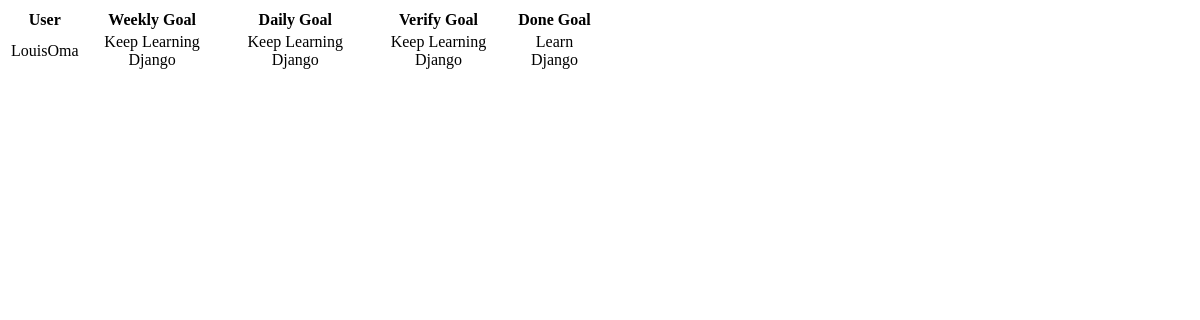
The page /samuelscrumy/home/ on the database as committed earlier.
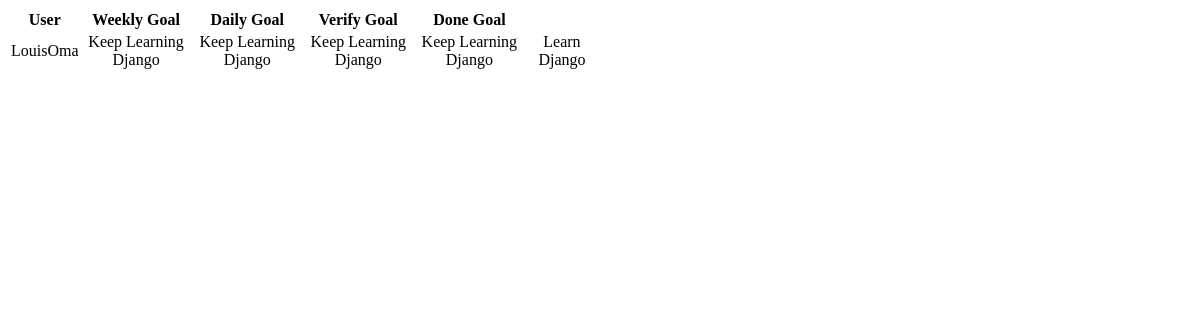
The same page on the database as committed later.
### samuelscrumy/models.py (models this page shows, shortened)
class ScrumyGoals(models.Model):
    goal_name = models.CharField(max_length=50)
    goal_id = models.IntegerField()
    created_by = models.CharField(max_length=30)
    moved_by = models.CharField(max_length=30)
    owner = models.CharField(max_length=30)
    goal_status = models.ForeignKey('GoalStatus', on_delete=PROTECT)
    user = models.ForeignKey(User,  related_name='user', on_delete=models.CASCADE)

### samuelscrumy/views.py (the view)
# urls.py: path('home/', views.home),
def home(request):
  users = User.objects.all()
  WeeklyGoal=GoalStatus.objects.get(id=1)
  DailyGoal=GoalStatus.objects.get(id=2)
  VerifyGoal=GoalStatus.objects.get(id=3)
  DoneGoal=GoalStatus.objects.get(id=4)
  context = {'users':users,'WeeklyGoal':WeeklyGoal, 'DailyGoal':DailyGoal,
             'VerifyGoal':VerifyGoal,
             'DoneGoal':DoneGoal}
  return render(request, 'samuelscrumy/home.html', context)

### samuelscrumy/templates/samuelscrumy/home.html (shortened to what this page needs)
<table style="width:50%; text-align:center">
        <tr>
            <th>User</th>
            <th>Weekly Goal</th>
            <th>Daily Goal</th>
            <th>Verify Goal</th>
            <th>Done Goal</th>
        </tr>
        <tr>
        {% for user in users %}
            <td>{{ user.username }}</td>
        {% endfor %}
        {% for goal in WeeklyGoal.scrumygoals_set.all %}
            <td>{{goal.goal_name}}</td>
        {% endfor %}
        {% for goal in DailyGoal.scrumygoals_set.all %}
            <td>{{goal.goal_name}}</td>
        {% endfor %}
        </tr>
</table>

Rows that differ between the two databases and show on the page:
added ScrumyGoals: goal_name "Keep Learning Django"
